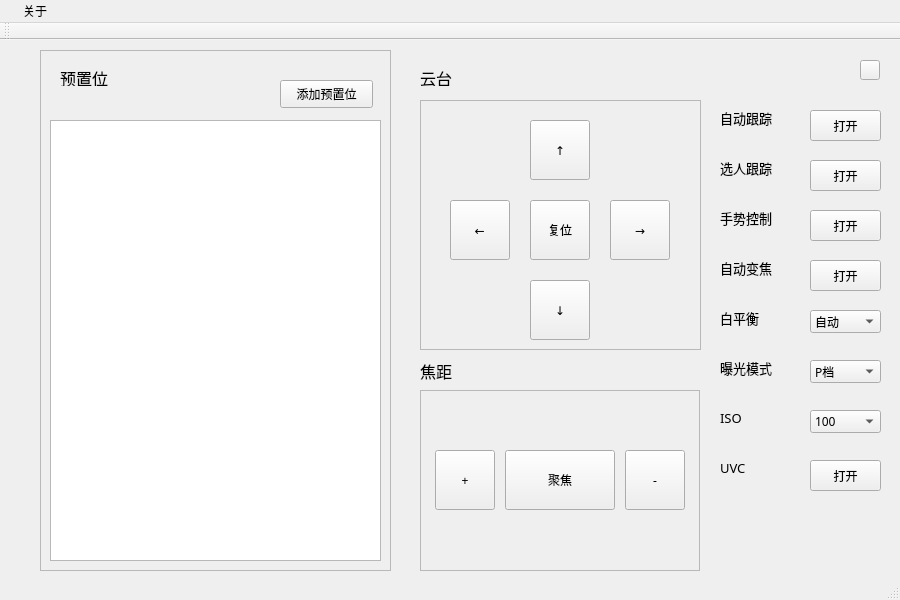
<?xml version="1.0" encoding="UTF-8"?>
<ui version="4.0">
 <class>MainWindow</class>
 <widget class="QMainWindow" name="MainWindow">
  <property name="geometry">
   <rect>
    <x>0</x>
    <y>0</y>
    <width>900</width>
    <height>600</height>
   </rect>
  </property>
  <property name="font">
   <font>
    <family>Adobe Arabic</family>
   </font>
  </property>
  <property name="windowTitle">
   <string>ObsbotDestopApp</string>
  </property>
  <property name="windowIcon">
   <iconset>
    <normaloff>../../中电视讯/Windows工具研发/defaultlaunch.png</normaloff>../../中电视讯/Windows工具研发/defaultlaunch.png</iconset>
  </property>
  <property name="iconSize">
   <size>
    <width>24</width>
    <height>24</height>
   </size>
  </property>
  <property name="toolButtonStyle">
   <enum>Qt::ToolButtonIconOnly</enum>
  </property>
  <property name="tabShape">
   <enum>QTabWidget::Rounded</enum>
  </property>
  <widget class="QWidget" name="centralwidget">
   <widget class="QWidget" name="widget" native="true">
    <property name="geometry">
     <rect>
      <x>0</x>
      <y>0</y>
      <width>1200</width>
      <height>750</height>
     </rect>
    </property>
    <property name="layoutDirection">
     <enum>Qt::LeftToRight</enum>
    </property>
    <property name="autoFillBackground">
     <bool>true</bool>
    </property>
    <widget class="QLabel" name="gimbalLable">
     <property name="geometry">
      <rect>
       <x>420</x>
       <y>30</y>
       <width>111</width>
       <height>16</height>
      </rect>
     </property>
     <property name="font">
      <font>
       <family>仿宋</family>
       <pointsize>12</pointsize>
      </font>
     </property>
     <property name="text">
      <string>云台</string>
     </property>
    </widget>
    <widget class="QLabel" name="zoomLabel">
     <property name="geometry">
      <rect>
       <x>420</x>
       <y>320</y>
       <width>111</width>
       <height>21</height>
      </rect>
     </property>
     <property name="font">
      <font>
       <family>仿宋</family>
       <pointsize>12</pointsize>
      </font>
     </property>
     <property name="text">
      <string>焦距</string>
     </property>
    </widget>
    <widget class="QFrame" name="ZoomArea">
     <property name="geometry">
      <rect>
       <x>420</x>
       <y>350</y>
       <width>280</width>
       <height>181</height>
      </rect>
     </property>
     <property name="frameShape">
      <enum>QFrame::StyledPanel</enum>
     </property>
     <property name="frameShadow">
      <enum>QFrame::Raised</enum>
     </property>
     <widget class="QPushButton" name="zoomButton">
      <property name="geometry">
       <rect>
        <x>85</x>
        <y>60</y>
        <width>110</width>
        <height>60</height>
       </rect>
      </property>
      <property name="font">
       <font>
        <family>仿宋</family>
       </font>
      </property>
      <property name="text">
       <string>聚焦</string>
      </property>
     </widget>
     <widget class="QPushButton" name="zoomAddButton">
      <property name="geometry">
       <rect>
        <x>15</x>
        <y>60</y>
        <width>60</width>
        <height>60</height>
       </rect>
      </property>
      <property name="font">
       <font>
        <family>仿宋</family>
       </font>
      </property>
      <property name="text">
       <string>+</string>
      </property>
     </widget>
     <widget class="QPushButton" name="zoomReduceButton">
      <property name="geometry">
       <rect>
        <x>205</x>
        <y>60</y>
        <width>60</width>
        <height>60</height>
       </rect>
      </property>
      <property name="font">
       <font>
        <family>仿宋</family>
       </font>
      </property>
      <property name="text">
       <string>-</string>
      </property>
     </widget>
    </widget>
    <widget class="QFrame" name="PresetArea">
     <property name="geometry">
      <rect>
       <x>40</x>
       <y>10</y>
       <width>351</width>
       <height>521</height>
      </rect>
     </property>
     <property name="frameShape">
      <enum>QFrame::StyledPanel</enum>
     </property>
     <property name="frameShadow">
      <enum>QFrame::Raised</enum>
     </property>
     <widget class="QListView" name="presetLocationValueList">
      <property name="geometry">
       <rect>
        <x>10</x>
        <y>70</y>
        <width>331</width>
        <height>441</height>
       </rect>
      </property>
     </widget>
     <widget class="QLabel" name="presetLocationLabel">
      <property name="geometry">
       <rect>
        <x>20</x>
        <y>20</y>
        <width>121</width>
        <height>16</height>
       </rect>
      </property>
      <property name="font">
       <font>
        <family>仿宋</family>
        <pointsize>12</pointsize>
       </font>
      </property>
      <property name="text">
       <string>预置位</string>
      </property>
     </widget>
     <widget class="QPushButton" name="presetLocationAddButton">
      <property name="geometry">
       <rect>
        <x>240</x>
        <y>30</y>
        <width>93</width>
        <height>28</height>
       </rect>
      </property>
      <property name="font">
       <font>
        <family>仿宋</family>
       </font>
      </property>
      <property name="text">
       <string>添加预置位</string>
      </property>
     </widget>
    </widget>
    <widget class="QFrame" name="GimbalArea">
     <property name="geometry">
      <rect>
       <x>420</x>
       <y>60</y>
       <width>281</width>
       <height>250</height>
      </rect>
     </property>
     <property name="frameShape">
      <enum>QFrame::StyledPanel</enum>
     </property>
     <property name="frameShadow">
      <enum>QFrame::Raised</enum>
     </property>
     <widget class="QPushButton" name="gimbalUpButton">
      <property name="geometry">
       <rect>
        <x>110</x>
        <y>20</y>
        <width>60</width>
        <height>60</height>
       </rect>
      </property>
      <property name="font">
       <font>
        <family>仿宋</family>
       </font>
      </property>
      <property name="text">
       <string>↑</string>
      </property>
     </widget>
     <widget class="QPushButton" name="gimbalLeftButton">
      <property name="enabled">
       <bool>true</bool>
      </property>
      <property name="geometry">
       <rect>
        <x>30</x>
        <y>100</y>
        <width>60</width>
        <height>60</height>
       </rect>
      </property>
      <property name="font">
       <font>
        <family>仿宋</family>
       </font>
      </property>
      <property name="text">
       <string>←</string>
      </property>
      <property name="autoDefault">
       <bool>false</bool>
      </property>
     </widget>
     <widget class="QPushButton" name="gimbalResetButton">
      <property name="geometry">
       <rect>
        <x>110</x>
        <y>100</y>
        <width>60</width>
        <height>60</height>
       </rect>
      </property>
      <property name="font">
       <font>
        <family>仿宋</family>
       </font>
      </property>
      <property name="text">
       <string>复位</string>
      </property>
     </widget>
     <widget class="QPushButton" name="gimbalRightButton">
      <property name="geometry">
       <rect>
        <x>190</x>
        <y>100</y>
        <width>60</width>
        <height>60</height>
       </rect>
      </property>
      <property name="font">
       <font>
        <family>仿宋</family>
       </font>
      </property>
      <property name="text">
       <string>→</string>
      </property>
     </widget>
     <widget class="QPushButton" name="gimbalDownButton">
      <property name="geometry">
       <rect>
        <x>110</x>
        <y>180</y>
        <width>60</width>
        <height>60</height>
       </rect>
      </property>
      <property name="font">
       <font>
        <family>仿宋</family>
       </font>
      </property>
      <property name="text">
       <string>↓</string>
      </property>
     </widget>
    </widget>
    <widget class="QPushButton" name="cameraOnOffButton">
     <property name="geometry">
      <rect>
       <x>860</x>
       <y>20</y>
       <width>20</width>
       <height>20</height>
      </rect>
     </property>
     <property name="font">
      <font>
       <family>仿宋</family>
      </font>
     </property>
     <property name="text">
      <string/>
     </property>
     <property name="icon">
      <iconset>
       <normaloff>../../OBSBOT寻影App原型/image/3756f166f1d20f6.jpg</normaloff>../../OBSBOT寻影App原型/image/3756f166f1d20f6.jpg</iconset>
     </property>
     <property name="iconSize">
      <size>
       <width>20</width>
       <height>20</height>
      </size>
     </property>
    </widget>
    <widget class="QLabel" name="autoTrackingLable">
     <property name="geometry">
      <rect>
       <x>720</x>
       <y>70</y>
       <width>111</width>
       <height>16</height>
      </rect>
     </property>
     <property name="font">
      <font>
       <family>仿宋</family>
       <pointsize>10</pointsize>
      </font>
     </property>
     <property name="text">
      <string>自动跟踪</string>
     </property>
    </widget>
    <widget class="QPushButton" name="autoTrackingButton">
     <property name="geometry">
      <rect>
       <x>810</x>
       <y>70</y>
       <width>71</width>
       <height>31</height>
      </rect>
     </property>
     <property name="font">
      <font>
       <family>仿宋</family>
      </font>
     </property>
     <property name="text">
      <string>打开</string>
     </property>
    </widget>
    <widget class="QLabel" name="objectTrackingLabel">
     <property name="geometry">
      <rect>
       <x>720</x>
       <y>120</y>
       <width>111</width>
       <height>16</height>
      </rect>
     </property>
     <property name="font">
      <font>
       <family>仿宋</family>
       <pointsize>10</pointsize>
      </font>
     </property>
     <property name="text">
      <string>选人跟踪</string>
     </property>
    </widget>
    <widget class="QPushButton" name="objectTrackingButton">
     <property name="geometry">
      <rect>
       <x>810</x>
       <y>120</y>
       <width>71</width>
       <height>31</height>
      </rect>
     </property>
     <property name="font">
      <font>
       <family>仿宋</family>
      </font>
     </property>
     <property name="text">
      <string>打开</string>
     </property>
    </widget>
    <widget class="QLabel" name="handPoseLabel">
     <property name="geometry">
      <rect>
       <x>720</x>
       <y>170</y>
       <width>111</width>
       <height>16</height>
      </rect>
     </property>
     <property name="font">
      <font>
       <family>仿宋</family>
       <pointsize>10</pointsize>
      </font>
     </property>
     <property name="text">
      <string>手势控制</string>
     </property>
    </widget>
    <widget class="QPushButton" name="handPoseButton">
     <property name="geometry">
      <rect>
       <x>810</x>
       <y>170</y>
       <width>71</width>
       <height>31</height>
      </rect>
     </property>
     <property name="font">
      <font>
       <family>仿宋</family>
      </font>
     </property>
     <property name="text">
      <string>打开</string>
     </property>
    </widget>
    <widget class="QLabel" name="autoZoomLabel">
     <property name="geometry">
      <rect>
       <x>720</x>
       <y>220</y>
       <width>111</width>
       <height>16</height>
      </rect>
     </property>
     <property name="font">
      <font>
       <family>仿宋</family>
       <pointsize>10</pointsize>
      </font>
     </property>
     <property name="text">
      <string>自动变焦</string>
     </property>
    </widget>
    <widget class="QPushButton" name="autoZoomButton">
     <property name="geometry">
      <rect>
       <x>810</x>
       <y>220</y>
       <width>71</width>
       <height>31</height>
      </rect>
     </property>
     <property name="font">
      <font>
       <family>仿宋</family>
      </font>
     </property>
     <property name="text">
      <string>打开</string>
     </property>
    </widget>
    <widget class="QLabel" name="witheBalanceLabel">
     <property name="geometry">
      <rect>
       <x>720</x>
       <y>270</y>
       <width>111</width>
       <height>16</height>
      </rect>
     </property>
     <property name="font">
      <font>
       <family>仿宋</family>
       <pointsize>10</pointsize>
      </font>
     </property>
     <property name="text">
      <string>白平衡</string>
     </property>
    </widget>
    <widget class="QComboBox" name="witheBalanceComboBox">
     <property name="geometry">
      <rect>
       <x>810</x>
       <y>270</y>
       <width>71</width>
       <height>23</height>
      </rect>
     </property>
     <property name="font">
      <font>
       <family>仿宋</family>
       <pointsize>9</pointsize>
      </font>
     </property>
     <item>
      <property name="text">
       <string>自动</string>
      </property>
     </item>
     <item>
      <property name="text">
       <string>白炽灯</string>
      </property>
     </item>
     <item>
      <property name="text">
       <string>荧光灯</string>
      </property>
     </item>
     <item>
      <property name="text">
       <string>晴天</string>
      </property>
     </item>
     <item>
      <property name="text">
       <string>阴天</string>
      </property>
     </item>
    </widget>
    <widget class="QLabel" name="exposeLabel">
     <property name="geometry">
      <rect>
       <x>720</x>
       <y>320</y>
       <width>71</width>
       <height>16</height>
      </rect>
     </property>
     <property name="font">
      <font>
       <family>仿宋</family>
       <pointsize>10</pointsize>
      </font>
     </property>
     <property name="text">
      <string>曝光模式</string>
     </property>
    </widget>
    <widget class="QLabel" name="isoLabel">
     <property name="geometry">
      <rect>
       <x>720</x>
       <y>370</y>
       <width>71</width>
       <height>16</height>
      </rect>
     </property>
     <property name="font">
      <font>
       <family>仿宋</family>
       <pointsize>10</pointsize>
      </font>
     </property>
     <property name="text">
      <string>ISO</string>
     </property>
    </widget>
    <widget class="QComboBox" name="exposeComboBox">
     <property name="geometry">
      <rect>
       <x>810</x>
       <y>320</y>
       <width>71</width>
       <height>23</height>
      </rect>
     </property>
     <property name="font">
      <font>
       <family>仿宋</family>
       <pointsize>9</pointsize>
      </font>
     </property>
     <item>
      <property name="text">
       <string>P档</string>
      </property>
     </item>
     <item>
      <property name="text">
       <string>S档</string>
      </property>
     </item>
     <item>
      <property name="text">
       <string>M档</string>
      </property>
     </item>
    </widget>
    <widget class="QComboBox" name="isoComboBox">
     <property name="geometry">
      <rect>
       <x>810</x>
       <y>370</y>
       <width>71</width>
       <height>23</height>
      </rect>
     </property>
     <property name="font">
      <font>
       <family>仿宋</family>
       <pointsize>9</pointsize>
      </font>
     </property>
     <item>
      <property name="text">
       <string>100</string>
      </property>
     </item>
     <item>
      <property name="text">
       <string>200</string>
      </property>
     </item>
     <item>
      <property name="text">
       <string>400</string>
      </property>
     </item>
     <item>
      <property name="text">
       <string>800</string>
      </property>
     </item>
     <item>
      <property name="text">
       <string>1600</string>
      </property>
     </item>
     <item>
      <property name="text">
       <string>3200</string>
      </property>
     </item>
     <item>
      <property name="text">
       <string>6400</string>
      </property>
     </item>
    </widget>
    <widget class="QLabel" name="uvcLabel">
     <property name="geometry">
      <rect>
       <x>720</x>
       <y>420</y>
       <width>71</width>
       <height>16</height>
      </rect>
     </property>
     <property name="font">
      <font>
       <family>仿宋</family>
       <pointsize>10</pointsize>
      </font>
     </property>
     <property name="text">
      <string>UVC</string>
     </property>
    </widget>
    <widget class="QPushButton" name="uvcButton">
     <property name="geometry">
      <rect>
       <x>810</x>
       <y>420</y>
       <width>71</width>
       <height>31</height>
      </rect>
     </property>
     <property name="font">
      <font>
       <family>仿宋</family>
      </font>
     </property>
     <property name="text">
      <string>打开</string>
     </property>
    </widget>
   </widget>
  </widget>
  <widget class="QMenuBar" name="menubar">
   <property name="geometry">
    <rect>
     <x>0</x>
     <y>0</y>
     <width>900</width>
     <height>25</height>
    </rect>
   </property>
   <widget class="QMenu" name="menuObsbotDesktopApplication">
    <property name="title">
     <string/>
    </property>
   </widget>
   <widget class="QMenu" name="menuAbout">
    <property name="baseSize">
     <size>
      <width>0</width>
      <height>2</height>
     </size>
    </property>
    <property name="title">
     <string>关于</string>
    </property>
    <addaction name="actionOBSBOT"/>
   </widget>
   <addaction name="menuObsbotDesktopApplication"/>
   <addaction name="menuAbout"/>
  </widget>
  <widget class="QStatusBar" name="statusbar"/>
  <widget class="QToolBar" name="toolBar">
   <property name="windowTitle">
    <string>toolBar</string>
   </property>
   <attribute name="toolBarArea">
    <enum>TopToolBarArea</enum>
   </attribute>
   <attribute name="toolBarBreak">
    <bool>false</bool>
   </attribute>
  </widget>
  <action name="actionISO">
   <property name="text">
    <string>ISO</string>
   </property>
  </action>
  <action name="TurnOn">
   <property name="checkable">
    <bool>true</bool>
   </property>
   <property name="checked">
    <bool>true</bool>
   </property>
   <property name="text">
    <string>打开相机</string>
   </property>
  </action>
  <action name="TurnOff">
   <property name="checkable">
    <bool>true</bool>
   </property>
   <property name="text">
    <string>关闭相机</string>
   </property>
  </action>
  <action name="actionOBSBOT">
   <property name="text">
    <string>OBSBOT</string>
   </property>
  </action>
  <action name="action_11">
   <property name="checkable">
    <bool>true</bool>
   </property>
   <property name="checked">
    <bool>true</bool>
   </property>
   <property name="text">
    <string>横屏</string>
   </property>
  </action>
  <action name="action_12">
   <property name="text">
    <string>竖屏</string>
   </property>
  </action>
  <action name="isAutoTracking">
   <property name="checkable">
    <bool>true</bool>
   </property>
   <property name="checked">
    <bool>true</bool>
   </property>
   <property name="text">
    <string>打开 </string>
   </property>
  </action>
  <action name="isSelectTracking">
   <property name="checkable">
    <bool>true</bool>
   </property>
   <property name="checked">
    <bool>true</bool>
   </property>
   <property name="text">
    <string>打开 </string>
   </property>
  </action>
  <action name="action_15">
   <property name="checkable">
    <bool>true</bool>
   </property>
   <property name="checked">
    <bool>true</bool>
   </property>
   <property name="text">
    <string>打开 </string>
   </property>
  </action>
  <action name="action_16">
   <property name="checkable">
    <bool>true</bool>
   </property>
   <property name="checked">
    <bool>true</bool>
   </property>
   <property name="text">
    <string>打开 </string>
   </property>
  </action>
  <action name="notAutoTracking">
   <property name="checkable">
    <bool>true</bool>
   </property>
   <property name="text">
    <string>关闭</string>
   </property>
  </action>
  <action name="notSelectTracking">
   <property name="checkable">
    <bool>true</bool>
   </property>
   <property name="text">
    <string>关闭</string>
   </property>
  </action>
  <action name="action_19">
   <property name="checkable">
    <bool>true</bool>
   </property>
   <property name="text">
    <string>关闭</string>
   </property>
  </action>
  <action name="actionAutoTracking">
   <property name="checkable">
    <bool>true</bool>
   </property>
   <property name="checked">
    <bool>true</bool>
   </property>
   <property name="text">
    <string>自动跟踪</string>
   </property>
  </action>
  <action name="actionSelectMenu">
   <property name="text">
    <string>选人跟踪</string>
   </property>
  </action>
  <action name="actionGimbalFocus">
   <property name="text">
    <string>云台锁定</string>
   </property>
  </action>
  <action name="actionHandControl">
   <property name="text">
    <string>手势控制</string>
   </property>
  </action>
  <action name="actionAFC">
   <property name="text">
    <string>AFC</string>
   </property>
  </action>
  <action name="actionAFS">
   <property name="text">
    <string>AFS</string>
   </property>
  </action>
  <action name="actiona">
   <property name="text">
    <string>a</string>
   </property>
  </action>
  <action name="actionb">
   <property name="text">
    <string>b</string>
   </property>
  </action>
  <action name="actionc">
   <property name="text">
    <string>c</string>
   </property>
  </action>
  <action name="actiond">
   <property name="text">
    <string>d</string>
   </property>
  </action>
  <action name="actione">
   <property name="text">
    <string>e</string>
   </property>
  </action>
  <action name="actionP">
   <property name="text">
    <string>P</string>
   </property>
  </action>
  <action name="actionS">
   <property name="text">
    <string>S</string>
   </property>
  </action>
  <action name="actionM">
   <property name="text">
    <string>M</string>
   </property>
  </action>
 </widget>
 <resources/>
 <connections/>
</ui>
